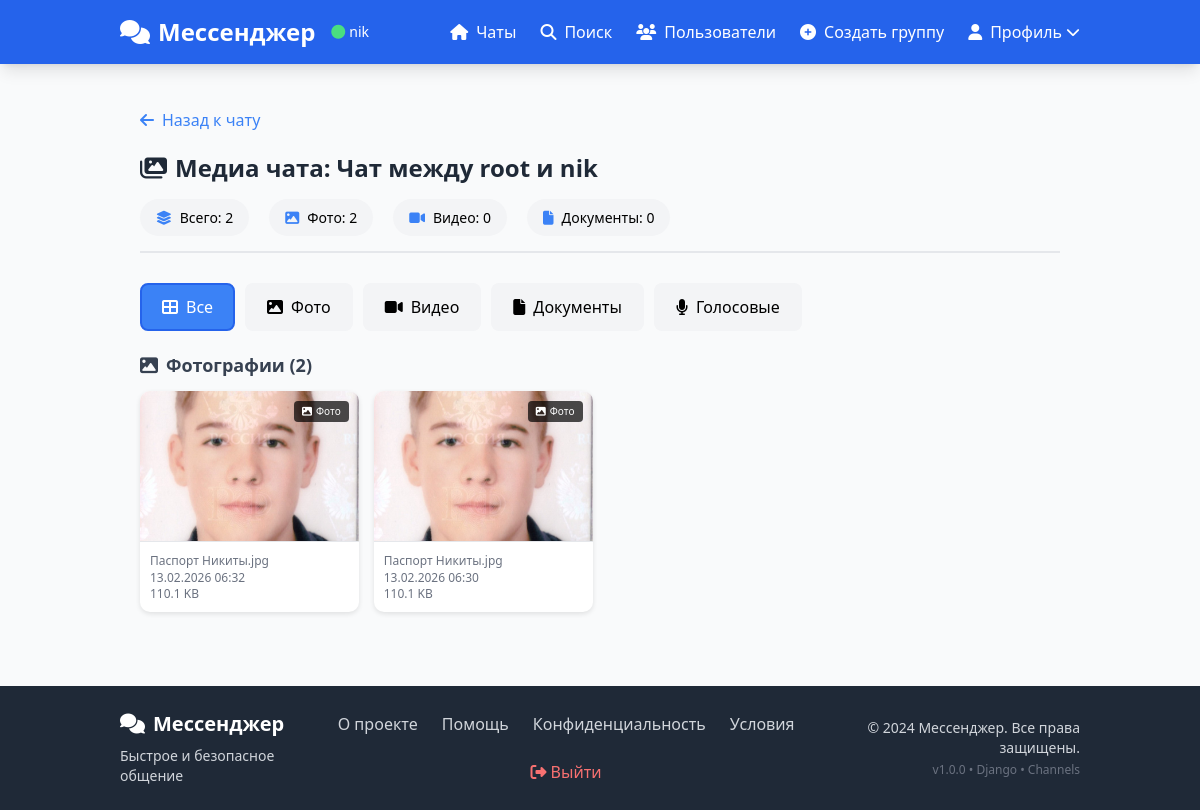
Screenshot of /chat/2/gallery/ (signed in) with the database file from the repository.
### accounts/models.py (models this page shows)
class CustomUser(AbstractUser):
    bio = models.TextField(blank=True, null=True, verbose_name="О себе")
    avatar = models.ImageField(upload_to='avatars/', blank=True, null=True, verbose_name="Аватар")
    online = models.BooleanField(default=False, verbose_name="Онлайн")
    last_seen = models.DateTimeField(auto_now=True, verbose_name="Последний раз в сети")
    groups = models.ManyToManyField(
        'auth.Group',
        verbose_name='groups',
        blank=True,
        help_text='The groups this user belongs to. A user will get all permissions granted to each of their groups.',
        related_name="customuser_set",
        related_query_name="customuser",
    )
    user_permissions = models.ManyToManyField(
        'auth.Permission',
        verbose_name='user permissions',
        blank=True,
        help_text='Specific permissions for this user.',
        related_name="customuser_set",
        related_query_name="customuser",
    )
    def __str__(self):
        return self.username
    class Meta:
        verbose_name = "Пользователь"
        verbose_name_plural = "Пользователи"

### messenger/models.py (models this page shows, shortened)
class ChatRoom(models.Model):
    name = models.CharField(
        max_length=255,
        blank=True,
        null=True,
        verbose_name="Название чата"
    )
    participants = models.ManyToManyField(
        settings.AUTH_USER_MODEL,
        related_name='chatrooms'
    )
    is_group = models.BooleanField(
        default=False,
        verbose_name="Групповой чат"
    )
    created_at = models.DateTimeField(
        auto_now_add=True
    )
    updated_at = models.DateTimeField(
        auto_now=True
    )
    total_media_files = models.IntegerField(
        default=0,
        verbose_name="Всего медиафайлов"
    )
    last_media_upload = models.DateTimeField(
        null=True,
        blank=True,
        verbose_name="Последняя загрузка медиа"
    )
    def __str__(self):
        if self.name:
            return self.name
        participants = self.participants.all()
        if len(participants) == 2:
            return f"Чат между {participants[0]} и {participants[1]}"
        return f"Групповой чат {self.id}"
    class Meta:
        verbose_name = "Чат"
        verbose_name_plural = "Чаты"

class MediaFile(models.Model):
    FILE_TYPES = [
        ('image', 'Изображение'),
        ('video', 'Видео'),
        ('audio', 'Аудио'),
        ('document', 'Документ'),
        ('voice', 'Голосовое сообщение'),
    ]
    chat = models.ForeignKey('ChatRoom', on_delete=models.CASCADE, related_name='media_files')
    sender = models.ForeignKey(settings.AUTH_USER_MODEL, on_delete=models.CASCADE, related_name='uploaded_media')
    file = models.FileField(
        upload_to=media_upload_path,
        verbose_name="Файл"
    )
    file_type = models.CharField(
        max_length=10,
        choices=FILE_TYPES,
        verbose_name="Тип файла"
    )
    file_name = models.CharField(
        max_length=255,
        verbose_name="Имя файла"
    )
    file_size = models.BigIntegerField(
        verbose_name="Размер файла (байты)"
    )
    mime_type = models.CharField(
        max_length=100,
        blank=True,
        verbose_name="MIME-тип"
    )
    duration = models.IntegerField(
        default=0,
        help_text="Длительность аудио/видео в секундах",
        verbose_name="Длительность"
    )
    thumbnail = models.ImageField(
        upload_to=thumbnail_upload_path,
        blank=True,
        null=True,
        verbose_name="Миниатюра"
    )
    caption = models.TextField(
        blank=True,
        verbose_name="Описание"
    )
    uploaded_at = models.DateTimeField(
        auto_now_add=True,
        verbose_name="Время загрузки"
    )
    is_deleted = models.BooleanField(
        default=False,
        verbose_name="Удален"
    )
    views_count = models.IntegerField(
        default=0,
        verbose_name="Количество просмотров"
    )
    downloads_count = models.IntegerField(
        default=0,
        verbose_name="Количество скачиваний"
    )
    class Meta:
        ordering = ['-uploaded_at']
        verbose_name = 'Медиафайл'
        verbose_name_plural = 'Медиафайлы'
        indexes = [
            models.Index(fields=['chat', 'uploaded_at']),
            models.Index(fields=['file_type', 'uploaded_at']),
            models.Index(fields=['sender', 'uploaded_at']),
        ]
    def get_file_size_display(self):
        if self.file_size < 1024:
            return f"{self.file_size} B"
        elif self.file_size < 1024 * 1024:
            return f"{self.file_size / 1024:.1f} KB"
        elif self.file_size < 1024 * 1024 * 1024:
            return f"{self.file_size / (1024 * 1024):.1f} MB"
        else:
            return f"{self.file_size / (1024 * 1024 * 1024):.1f} GB"
    def is_image(self):
        return self.file_type == 'image'
    def get_thumbnail_url(self):
        if self.thumbnail:
            return self.thumbnail.url
        elif self.is_image():
            return self.file.url  # Для изображений миниатюра = само изображение
        elif self.is_video():
            return '/static/images/video-thumbnail.png'
        elif self.is_voice():
            return '/static/images/voice-icon.png'
        return '/static/images/file-icon.png'

### messenger/views.py (the view)
@login_required
def media_gallery(request, chat_id):
    chat = get_object_or_404(ChatRoom, id=chat_id, participants=request.user)
    media_files = MediaFile.objects.filter(
        chat=chat,
        is_deleted=False
    ).select_related('sender').order_by('-uploaded_at')
    media_by_type = {
        'images': media_files.filter(file_type='image'),
        'videos': media_files.filter(file_type='video'),
        'documents': media_files.filter(file_type='document'),
        'audio': media_files.filter(file_type='audio'),
        'voice': media_files.filter(file_type='voice'),
    }
    return render(request, 'messenger/media_gallery.html', {
        'chat': chat,
        'media_by_type': media_by_type,
        'total_media': media_files.count(),
        'image_count': media_by_type['images'].count(),
        'video_count': media_by_type['videos'].count(),
        'document_count': media_by_type['documents'].count(),
    })

### templates/messenger/media_gallery.html (shortened to what this page needs)
{% extends 'base.html' %}
{% block content %}
<div class="gallery-container">
    <a href="{% url 'chat_detail' chat.id %}" class="back-button">
        <i class="fas fa-arrow-left"></i> Назад к чату
    </a>
    <div class="gallery-header">
        <h1 class="text-2xl font-bold text-gray-800">
            <i class="fas fa-images mr-2"></i>Медиа чата: {{ chat.name|default:chat }}
        </h1>
        <div class="gallery-stats">
            <div class="stat-item">
                <i class="fas fa-layer-group"></i>
                <span>Всего: {{ total_media }}</span>
            </div>
            <div class="stat-item">
                <i class="fas fa-image"></i>
                <span>Фото: {{ image_count }}</span>
            </div>
            <div class="stat-item">
                <i class="fas fa-video"></i>
                <span>Видео: {{ video_count }}</span>
            </div>
            <div class="stat-item">
                <i class="fas fa-file"></i>
                <span>Документы: {{ document_count }}</span>
            </div>
        </div>
    </div>
    <div class="gallery-tabs" id="gallery-tabs">
        <div class="gallery-tab active" data-type="all">
            <i class="fas fa-th-large mr-2"></i>Все
        </div>
        <div class="gallery-tab" data-type="image">
            <i class="fas fa-image mr-2"></i>Фото
        </div>
        <div class="gallery-tab" data-type="video">
            <i class="fas fa-video mr-2"></i>Видео
        </div>
        <div class="gallery-tab" data-type="document">
            <i class="fas fa-file mr-2"></i>Документы
        </div>
        <div class="gallery-tab" data-type="voice">
            <i class="fas fa-microphone mr-2"></i>Голосовые
        </div>
    </div>
    <div id="media-grid-container">
        {% if media_by_type.images %}
        <div class="media-section" data-type="image">
            <h3 class="text-lg font-semibold mb-3 text-gray-700">
                <i class="fas fa-image mr-2"></i>Фотографии ({{ media_by_type.images.count }})
            </h3>
            <div class="media-grid">
                {% for media in media_by_type.images %}
                <div class="media-item" data-media-id="{{ media.id }}" data-type="image">
                    <div class="media-type-badge">
                        <i class="fas fa-image mr-1"></i>Фото
                    </div>
                    <img src="{{ media.get_thumbnail_url }}"
                         alt="{{ media.caption|default:media.file_name }}"
                         class="media-preview"
                         loading="lazy">
                    <div class="media-info">
                        <div class="font-medium truncate">{{ media.file_name }}</div>
                        <div class="text-xs">{{ media.uploaded_at|date:"d.m.Y H:i" }}</div>
                        <div class="text-xs">{{ media.get_file_size_display }}</div>
                    </div>
                </div>
                {% endfor %}
            </div>
        </div>
        {% endif %}
    </div>
</div>
{% endblock %}

### templates/base.html (shortened to what this page needs)
<!DOCTYPE html>
<html lang="ru">
<head>
    <script src="https://cdn.tailwindcss.com"></script>
    <link rel="stylesheet" href="https://cdnjs.cloudflare.com/ajax/libs/font-awesome/6.4.0/css/all.min.css">
</head>
<body class="bg-gray-50">
    <nav class="bg-blue-600 text-white shadow-lg">
        <div class="container-responsive">
            <div class="flex justify-between items-center py-4">
                <div class="flex items-center space-x-4">
                    <a href="{% url 'chat_list' %}" class="text-2xl font-bold hover:text-blue-200 transition">
                        <i class="fas fa-comments mr-2"></i>Мессенджер
                    </a>
                    {% if user.is_authenticated %}
                    <div class="text-sm hidden md:block">
                        <span class="flex items-center">
                            <i class="fas fa-circle text-green-400 mr-1"></i>
                            <span class="font-medium">{{ user.username }}</span>
                        </span>
                    </div>
                    {% endif %}
                </div>
                <div class="hidden md:flex items-center space-x-6" id="desktop-menu">
                    {% if user.is_authenticated %}
                    <a href="{% url 'chat_list' %}" class="hover:text-blue-200 transition flex items-center">
                        <i class="fas fa-home mr-2"></i>Чаты
                    </a>
                    <a href="{% url 'search_users' %}" class="hover:text-blue-200 transition">
                        <i class="fas fa-search mr-2"></i>Поиск
                    </a>
                    <a href="{% url 'user_list' %}" class="hover:text-blue-200 transition">
                        <i class="fas fa-users mr-2"></i>Пользователи
                    </a>
                    <a href="{% url 'create_group' %}" class="hover:text-blue-200 transition">
                        <i class="fas fa-plus-circle mr-2"></i>Создать группу
                    </a>
                    <div class="relative group">
                        <button class="flex items-center hover:text-blue-200 transition">
                            <i class="fas fa-user mr-2"></i>Профиль
                            <i class="fas fa-chevron-down ml-1 text-sm"></i>
                        </button>
                    </div>
                    {% else %}
                    <a href="{% url 'login' %}" class="hover:text-blue-200 transition">Войти</a>
                    <a href="{% url 'register' %}" class="btn btn-primary px-4 py-2">
                        <i class="fas fa-user-plus mr-2"></i>Регистрация
                    </a>
                    {% endif %}
                </div>
            </div>
        </div>
    </nav>
    <main class="container-responsive py-6 min-h-[calc(100vh-200px)]">
        {% block content %}{% endblock %}
    </main>
    <footer class="bg-gray-800 text-gray-300 py-6 mt-auto">
        <div class="container-responsive">
            <div class="flex flex-col md:flex-row justify-between items-center">
                <div class="mb-4 md:mb-0">
                    <a href="{% url 'chat_list' %}" class="text-xl font-bold text-white">
                        <i class="fas fa-comments mr-2"></i>Мессенджер
                    </a>
                    <p class="text-sm mt-2">Быстрое и безопасное общение</p>
                </div>
                <div class="flex flex-wrap justify-center gap-6">
                    <a href="#" class="hover:text-white transition">О проекте</a>
                    <a href="#" class="hover:text-white transition">Помощь</a>
                    <a href="#" class="hover:text-white transition">Конфиденциальность</a>
                    <a href="#" class="hover:text-white transition">Условия</a>
                    {% if user.is_authenticated %}
                    <a href="{% url 'logout' %}" class="text-red-400 hover:text-red-300 transition">
                        <i class="fas fa-sign-out-alt mr-1"></i>Выйти
                    </a>
                    {% endif %}
                </div>
                <div class="mt-4 md:mt-0 text-center md:text-right">
                    <p class="text-sm">
                        © 2024 Мессенджер. Все права защищены.
                    </p>
                    <p class="text-xs mt-1 text-gray-500">
                        v1.0.0 • Django • Channels
                    </p>
                </div>
            </div>
        </div>
    </footer>
</body>
</html>

### templates/base.html (style rules this page uses)
* { box-sizing: border-box; max-width: 100%; }
html, body { margin: 0; padding: 0; width: 100%; height: 100%; overflow-x: hidden; font-family: 'Segoe UI', system-ui, -apple-system, sans-serif; }
body { position: relative; min-height: 100vh; }
* { scrollbar-width: thin; scrollbar-color: #888 #f1f1f1; }
.container-responsive { width: 100%; padding-left: 1rem; padding-right: 1rem; margin-left: auto; margin-right: auto; }
@media (min-width: 640px) { .container-responsive { max-width: 640px; padding-left: 1.5rem; padding-right: 1.5rem; } }
@media (min-width: 768px) { .container-responsive { max-width: 768px; } }
@media (min-width: 1024px) { .container-responsive { max-width: 1024px; padding-left: 2rem; padding-right: 2rem; } }

### templates/messenger/media_gallery.html (style rules this page uses)
.gallery-container { max-width: 1200px; margin: 0 auto; padding: 20px; }
.gallery-header { margin-bottom: 30px; padding-bottom: 15px; border-bottom: 2px solid #e5e7eb; }
.gallery-stats { display: flex; gap: 20px; flex-wrap: wrap; margin-top: 15px; }
.stat-item { display: flex; align-items: center; gap: 8px; padding: 8px 16px; background: #f3f4f6; border-radius: 20px; font-size: 14px; }
.stat-item i { color: #3b82f6; }
.gallery-tabs { display: flex; gap: 10px; margin-bottom: 20px; flex-wrap: wrap; }
.gallery-tab { padding: 10px 20px; background: #f3f4f6; border-radius: 8px; cursor: pointer; transition: all 0.2s; border: 2px solid transparent; }
.gallery-tab.active { background: #3b82f6; color: white; border-color: #2563eb; }
.media-grid { display: grid; grid-template-columns: repeat(auto-fill, minmax(200px, 1fr)); gap: 15px; margin-bottom: 30px; }
.media-item { position: relative; border-radius: 10px; overflow: hidden; background: white; box-shadow: 0 2px 5px rgba(0,0,0,0.1); transition: transform 0.2s, box-shadow 0.2s; cursor: pointer; }
.media-preview { width: 100%; height: 150px; object-fit: cover; display: block; }
.media-info { padding: 10px; font-size: 12px; color: #6b7280; border-top: 1px solid #e5e7eb; }
.media-type-badge { position: absolute; top: 10px; right: 10px; background: rgba(0,0,0,0.7); color: white; padding: 3px 8px; border-radius: 4px; font-size: 10px; }
.back-button { display: inline-flex; align-items: center; gap: 8px; margin-bottom: 20px; color: #3b82f6; text-decoration: none; font-weight: 500; }

### rows the page displays
CustomUser: username "nik"
ChatRoom: name "Чат между root и nik"
MediaFile: get_thumbnail_url (picture), file_name "Паспорт Никиты.jpg", uploaded_at "13.02.2026 06:32", file_size "110.1 KB"
MediaFile: get_thumbnail_url (picture), file_name "Паспорт Никиты.jpg", uploaded_at "13.02.2026 06:30", file_size "110.1 KB"

### other values shown
{{ total_media }} "2"
{{ image_count }} "2"
{{ video_count }} "0"
{{ document_count }} "0"
{{ media_by_type.images.count }} "2"
